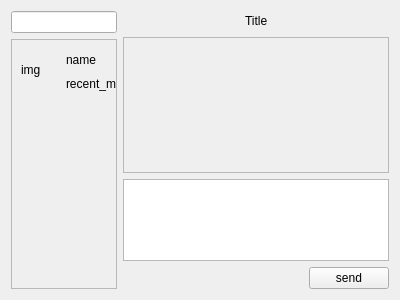
<?xml version="1.0" encoding="UTF-8"?>
<ui version="4.0">
 <class>Chat</class>
 <widget class="QWidget" name="Chat">
  <property name="geometry">
   <rect>
    <x>0</x>
    <y>0</y>
    <width>400</width>
    <height>300</height>
   </rect>
  </property>
  <property name="windowTitle">
   <string>Form</string>
  </property>
  <layout class="QHBoxLayout" name="horizontalLayout" stretch="2,5">
   <item>
    <layout class="QVBoxLayout" name="verticalLayout_3">
     <item>
      <widget class="QLineEdit" name="search_chat"/>
     </item>
     <item>
      <widget class="QScrollArea" name="chat_list">
       <property name="horizontalScrollBarPolicy">
        <enum>Qt::ScrollBarAlwaysOff</enum>
       </property>
       <property name="widgetResizable">
        <bool>false</bool>
       </property>
       <widget class="QWidget" name="scrollAreaWidgetContents">
        <property name="geometry">
         <rect>
          <x>0</x>
          <y>0</y>
          <width>200</width>
          <height>60</height>
         </rect>
        </property>
        <layout class="QVBoxLayout" name="verticalLayout_2">
         <item>
          <layout class="QHBoxLayout" name="horizontalLayout_4" stretch="2,7">
           <item>
            <widget class="QLabel" name="label">
             <property name="text">
              <string notr="true">img</string>
             </property>
            </widget>
           </item>
           <item>
            <layout class="QVBoxLayout" name="verticalLayout" stretch="2,1">
             <item>
              <widget class="QLabel" name="label_2">
               <property name="text">
                <string notr="true">name</string>
               </property>
              </widget>
             </item>
             <item>
              <widget class="QLabel" name="label_3">
               <property name="text">
                <string notr="true">recent_message</string>
               </property>
              </widget>
             </item>
            </layout>
           </item>
          </layout>
         </item>
        </layout>
       </widget>
      </widget>
     </item>
    </layout>
   </item>
   <item>
    <layout class="QVBoxLayout" name="verticalLayout_5" stretch="1,10,6,1">
     <item>
      <layout class="QHBoxLayout" name="horizontalLayout_2">
       <item>
        <spacer name="horizontalSpacer">
         <property name="orientation">
          <enum>Qt::Horizontal</enum>
         </property>
         <property name="sizeHint" stdset="0">
          <size>
           <width>40</width>
           <height>20</height>
          </size>
         </property>
        </spacer>
       </item>
       <item>
        <widget class="QLabel" name="title">
         <property name="text">
          <string notr="true">Title</string>
         </property>
        </widget>
       </item>
       <item>
        <spacer name="horizontalSpacer_2">
         <property name="orientation">
          <enum>Qt::Horizontal</enum>
         </property>
         <property name="sizeHint" stdset="0">
          <size>
           <width>40</width>
           <height>20</height>
          </size>
         </property>
        </spacer>
       </item>
      </layout>
     </item>
     <item>
      <widget class="QScrollArea" name="record">
       <property name="widgetResizable">
        <bool>true</bool>
       </property>
       <widget class="QWidget" name="scrollAreaWidgetContents_2">
        <property name="geometry">
         <rect>
          <x>0</x>
          <y>0</y>
          <width>265</width>
          <height>132</height>
         </rect>
        </property>
       </widget>
      </widget>
     </item>
     <item>
      <widget class="QTextEdit" name="editor"/>
     </item>
     <item>
      <layout class="QHBoxLayout" name="horizontalLayout_3">
       <item>
        <spacer name="horizontalSpacer_3">
         <property name="orientation">
          <enum>Qt::Horizontal</enum>
         </property>
         <property name="sizeHint" stdset="0">
          <size>
           <width>40</width>
           <height>20</height>
          </size>
         </property>
        </spacer>
       </item>
       <item>
        <widget class="QPushButton" name="send_btn">
         <property name="text">
          <string notr="true">send</string>
         </property>
        </widget>
       </item>
      </layout>
     </item>
    </layout>
   </item>
  </layout>
 </widget>
 <resources/>
 <connections/>
</ui>
